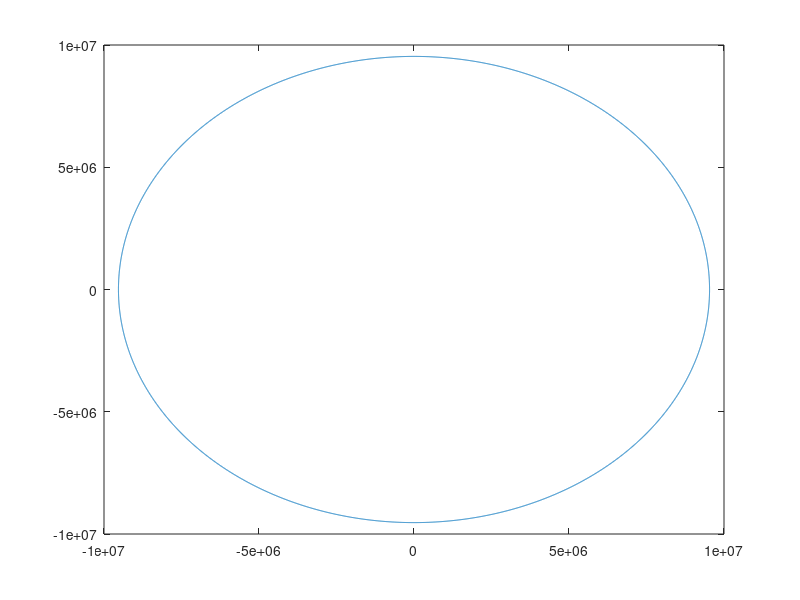

Source code (MATLAB): (Note: this script raises an error after producing the figure.)
function main3()
    G=6.6743e-11;
    R=6.3781e6;
    m_earth=1.898e20;
    des=2 * R;
    tmax=365.25*24*60*60*7;
    clockmax=100000;

    desMults = linspace(2,10,3);
    dt = 10;
    r=2*R;
    v0=sqrt(G*m_earth/r);
    desMults = 6;
    vMults = linspace(0.1,0.5,3);
    u=-sqrt(G*m_earth/r);
    rouM=5510;
    roum = 3300;

    radiusD = 1.26*R*(rouM/roum)^(1/3);
    numPoints = 10000;
    theta = linspace(0, 2*pi, numPoints);
    Dx = radiusD*cos(theta);
    Dy = radiusD*sin(theta);
    plot(Dx, Dy);
    hold on;

    
    % change des, others fixed 
    % count = 0;
    for j = 1 : length(vMults)
        % count = count + 1
        Roche(desMults, 365.25*24*60*60*7, dt, u, vMults(j)*v0, roum);
        pause(0.1);
    end

    fprintf("fininshed");
end